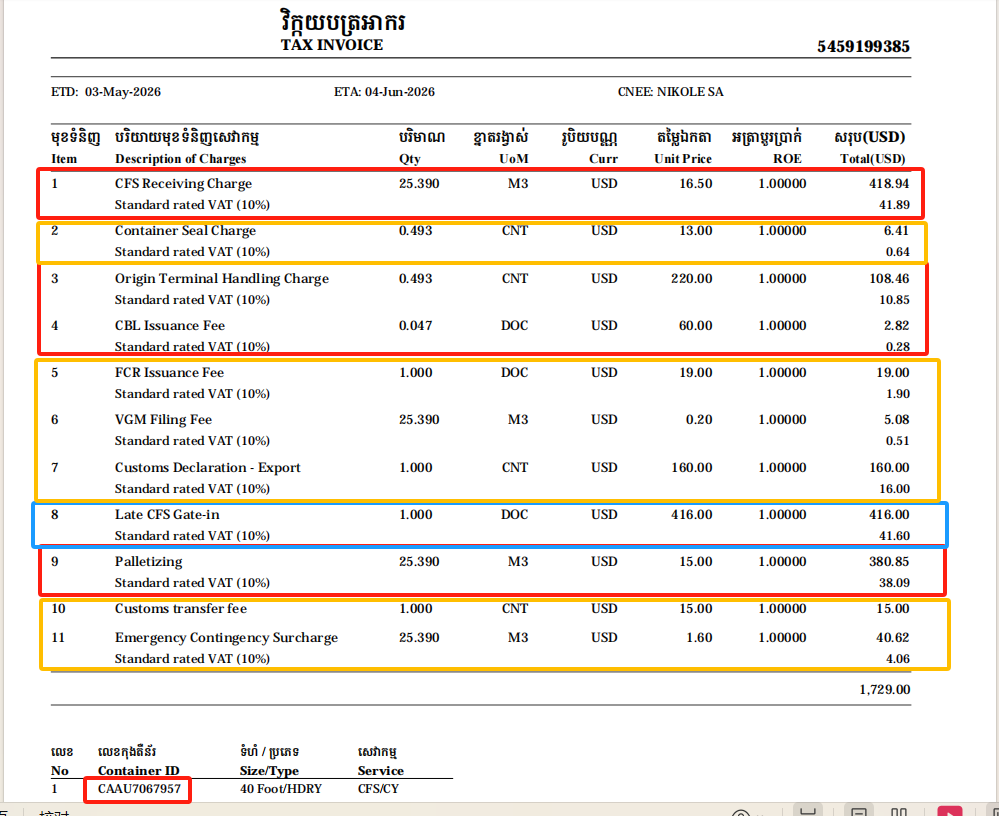
#> input picture data/test.png, 999 x 816 px
$ python -i ocr_engine.py   (imports and definitions only)
#> lines starting #> are read from the running program, lines starting #| are printed output that depends on the picture
#> further down, picture is the input picture: shape (816, 999, 3); mean B, G, R 231.9, 237.1, 243.2
import pytesseract
import cv2
import numpy as np
import re
import os

_default_path = r"D:\Tesseract-OCR\tesseract.exe"
if os.path.exists(_default_path):
    pytesseract.pytesseract.tesseract_cmd = _default_path


def _ocr(gray, config):
    return pytesseract.image_to_string(gray, lang="eng", config=config)


def _score(text):
    nums = re.findall(r"\d+\.\d{1,2}", text)
    return sum(1 for x in nums if float(x) > 0)


def ocr_image(img):

    gray = cv2.cvtColor(img, cv2.COLOR_BGR2GRAY)
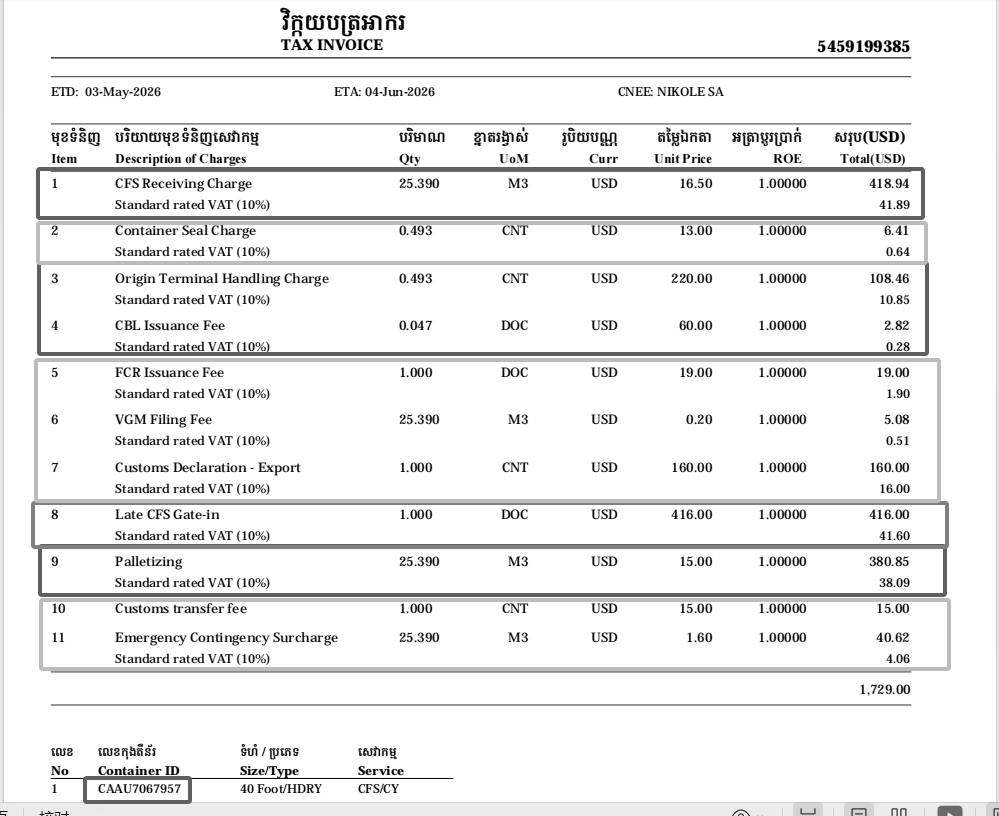
#> gray: shape (816, 999); min 0, max 255, mean 238.4
    gray = cv2.resize(gray, None, fx=3.0, fy=3.0, interpolation=cv2.INTER_CUBIC)
#> gray: shape (2448, 2997)

    h, w = gray.shape
#> h = 2448; w = 2997
    half_w = w // 2
#> half_w = 1498
    third2_w = w * 2 // 3
#> third2_w = 1998

    # CLAHE contrast enhancement
    clahe = cv2.createCLAHE(clipLimit=2.0, tileGridSize=(8, 8))
    gray_clahe = clahe.apply(gray)

    # Sharpening
    sharpen_kernel = np.array([[-1, -1, -1],
                               [-1,  9, -1],
                               [-1, -1, -1]])
    gray_sharp = cv2.filter2D(gray, -1, sharpen_kernel)
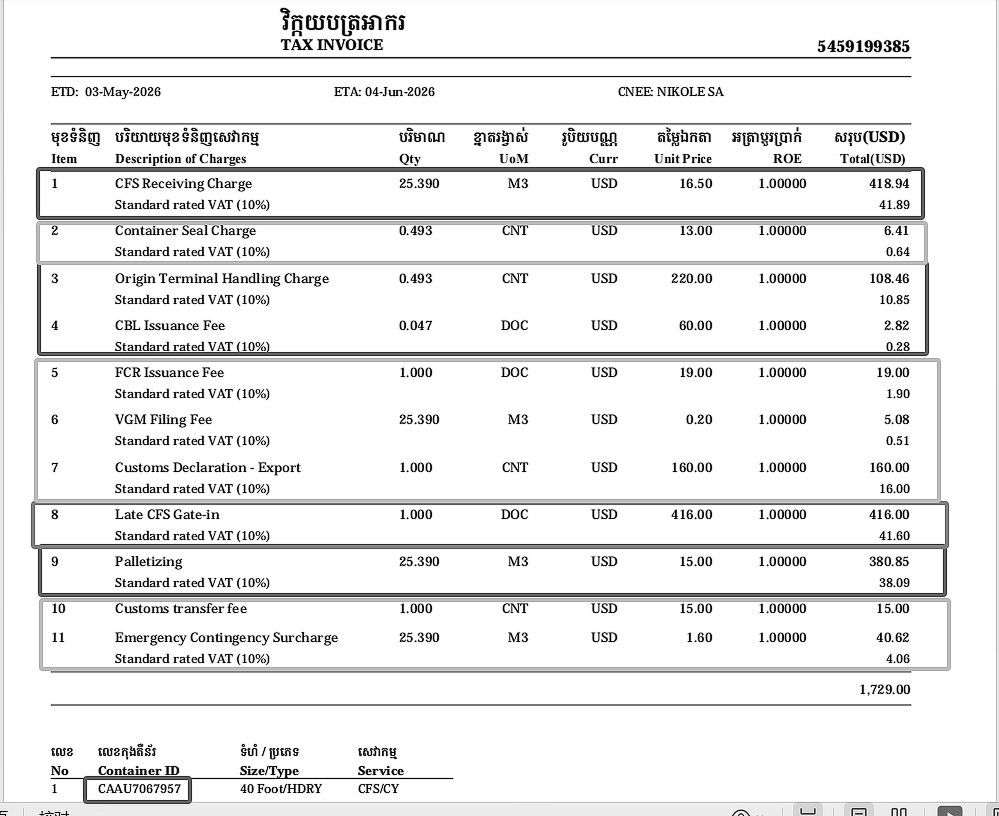
#> gray_sharp: shape (2448, 2997) (shown at 1/3 size); min 0, max 255, mean 236.1

    cfg_wl = r'--psm 6 -c tessedit_char_whitelist=0123456789.VATrated'
    cfg_psm7 = r'--psm 7'
    cfg_psm7_wl = r'--psm 7 -c tessedit_char_whitelist=0123456789.VATrated'

    best = ""
    best_score = -1

    variants = [
        ("A", cv2.threshold(cv2.GaussianBlur(gray, (3, 3), 0), 0, 255, cv2.THRESH_BINARY + cv2.THRESH_OTSU)[1], cfg_wl),
        ("B", gray, cfg_wl),
        ("C", gray_sharp, cfg_wl),
        ("D", gray_clahe, cfg_wl),
        ("E", gray, cfg_psm7),
        ("F", gray[:, third2_w:], cfg_psm7_wl),
        ("G", gray_sharp[:, third2_w:], cfg_psm7_wl),
        ("H", gray_clahe[:, third2_w:], cfg_psm7_wl),
        ("I", gray_sharp, cfg_psm7_wl),
        ("J", gray_sharp[:, half_w:], cfg_psm7),
    ]

    for tag, img_input, config in variants:
        text = _ocr(img_input, config)
        s = _score(text)
        if s > best_score:
            best_score = s
            best = text
#> this loop made 1 pass
#> tag on pass 1: 'A'
#> after the loop, best = ''; best_score = -1

    return best

>>> import cv2
>>> picture = cv2.imread('../data/test.png')
#> (the run stopped early here; a loop or call above may not have finished)
